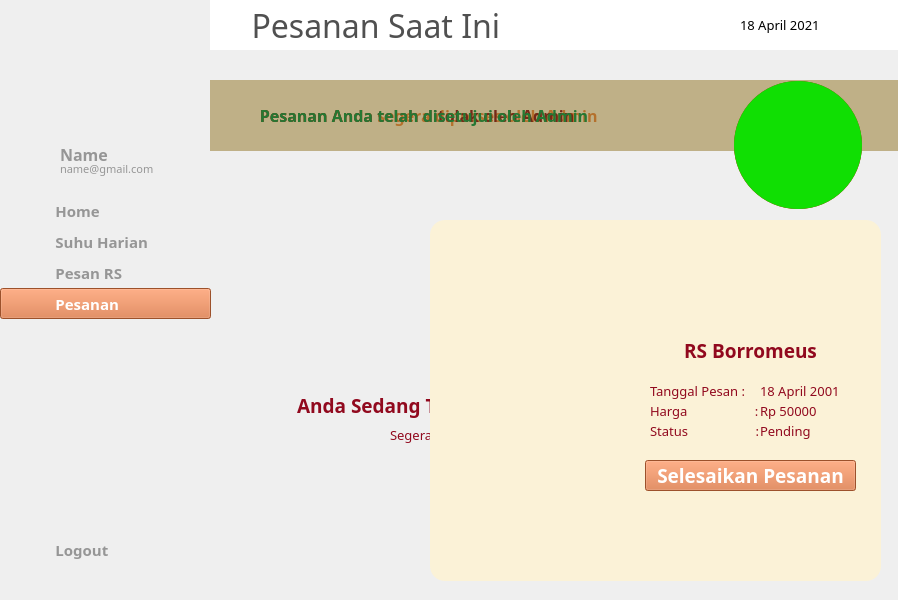
<?xml version="1.0" encoding="UTF-8"?>
<ui version="4.0">
 <class>MainWindow</class>
 <widget class="QMainWindow" name="MainWindow">
  <property name="geometry">
   <rect>
    <x>0</x>
    <y>0</y>
    <width>898</width>
    <height>600</height>
   </rect>
  </property>
  <property name="cursor">
   <cursorShape>ArrowCursor</cursorShape>
  </property>
  <property name="windowTitle">
   <string>MainWindow</string>
  </property>
  <widget class="QWidget" name="centralwidget">
   <widget class="QLabel" name="background">
    <property name="geometry">
     <rect>
      <x>0</x>
      <y>0</y>
      <width>900</width>
      <height>600</height>
     </rect>
    </property>
    <property name="text">
     <string/>
    </property>
    <property name="textFormat">
     <enum>Qt::PlainText</enum>
    </property>
    <property name="pixmap">
     <pixmap>../img/background.png</pixmap>
    </property>
    <property name="alignment">
     <set>Qt::AlignRight|Qt::AlignTrailing|Qt::AlignVCenter</set>
    </property>
   </widget>
   <widget class="QLabel" name="topbar">
    <property name="geometry">
     <rect>
      <x>210</x>
      <y>0</y>
      <width>691</width>
      <height>50</height>
     </rect>
    </property>
    <property name="font">
     <font>
      <family>Montserrat Medium</family>
      <pointsize>24</pointsize>
      <weight>50</weight>
      <bold>false</bold>
     </font>
    </property>
    <property name="styleSheet">
     <string notr="true">background-color: rgb(255, 255, 255);
color: rgb(80, 80, 80);</string>
    </property>
    <property name="text">
     <string>     Pesanan Saat Ini</string>
    </property>
   </widget>
   <widget class="QLabel" name="icon_notif">
    <property name="geometry">
     <rect>
      <x>850</x>
      <y>15</y>
      <width>20</width>
      <height>20</height>
     </rect>
    </property>
    <property name="text">
     <string/>
    </property>
    <property name="pixmap">
     <pixmap>../img/notif.png</pixmap>
    </property>
    <property name="scaledContents">
     <bool>true</bool>
    </property>
   </widget>
   <widget class="QLabel" name="icon_calendar">
    <property name="geometry">
     <rect>
      <x>710</x>
      <y>15</y>
      <width>20</width>
      <height>20</height>
     </rect>
    </property>
    <property name="text">
     <string/>
    </property>
    <property name="pixmap">
     <pixmap>../img/cal.png</pixmap>
    </property>
    <property name="scaledContents">
     <bool>true</bool>
    </property>
   </widget>
   <widget class="QLabel" name="label_date">
    <property name="geometry">
     <rect>
      <x>740</x>
      <y>15</y>
      <width>101</width>
      <height>20</height>
     </rect>
    </property>
    <property name="font">
     <font>
      <family>Montserrat Medium</family>
      <pointsize>10</pointsize>
      <weight>50</weight>
      <bold>false</bold>
     </font>
    </property>
    <property name="text">
     <string>18 April 2021</string>
    </property>
   </widget>
   <widget class="QPushButton" name="button_home">
    <property name="geometry">
     <rect>
      <x>0</x>
      <y>195</y>
      <width>211</width>
      <height>31</height>
     </rect>
    </property>
    <property name="font">
     <font>
      <family>Montserrat SemiBold</family>
      <pointsize>11</pointsize>
      <weight>75</weight>
      <bold>true</bold>
     </font>
    </property>
    <property name="cursor">
     <cursorShape>PointingHandCursor</cursorShape>
    </property>
    <property name="layoutDirection">
     <enum>Qt::LeftToRight</enum>
    </property>
    <property name="autoFillBackground">
     <bool>false</bool>
    </property>
    <property name="styleSheet">
     <string notr="true">Text-align:left;
background-color: rgb(251, 242, 215);
color: rgb(150, 150, 150);</string>
    </property>
    <property name="text">
     <string>              Home</string>
    </property>
    <property name="flat">
     <bool>true</bool>
    </property>
   </widget>
   <widget class="QLabel" name="icon_home">
    <property name="geometry">
     <rect>
      <x>20</x>
      <y>200</y>
      <width>20</width>
      <height>20</height>
     </rect>
    </property>
    <property name="text">
     <string/>
    </property>
    <property name="pixmap">
     <pixmap>../img/home-gray.png</pixmap>
    </property>
    <property name="scaledContents">
     <bool>true</bool>
    </property>
   </widget>
   <widget class="QPushButton" name="button_suhu">
    <property name="geometry">
     <rect>
      <x>0</x>
      <y>226</y>
      <width>211</width>
      <height>31</height>
     </rect>
    </property>
    <property name="font">
     <font>
      <family>Montserrat SemiBold</family>
      <pointsize>11</pointsize>
      <weight>75</weight>
      <bold>true</bold>
     </font>
    </property>
    <property name="cursor">
     <cursorShape>PointingHandCursor</cursorShape>
    </property>
    <property name="layoutDirection">
     <enum>Qt::LeftToRight</enum>
    </property>
    <property name="autoFillBackground">
     <bool>false</bool>
    </property>
    <property name="styleSheet">
     <string notr="true">Text-align:left;
background-color: rgb(251, 242, 215);
color: rgb(150, 150, 150);</string>
    </property>
    <property name="text">
     <string>              Suhu Harian</string>
    </property>
    <property name="flat">
     <bool>true</bool>
    </property>
   </widget>
   <widget class="QLabel" name="icon_suhu">
    <property name="geometry">
     <rect>
      <x>20</x>
      <y>233</y>
      <width>20</width>
      <height>20</height>
     </rect>
    </property>
    <property name="text">
     <string/>
    </property>
    <property name="pixmap">
     <pixmap>../img/termo-gray.png</pixmap>
    </property>
    <property name="scaledContents">
     <bool>true</bool>
    </property>
   </widget>
   <widget class="QLabel" name="icon_pesan">
    <property name="geometry">
     <rect>
      <x>20</x>
      <y>263</y>
      <width>20</width>
      <height>20</height>
     </rect>
    </property>
    <property name="text">
     <string/>
    </property>
    <property name="pixmap">
     <pixmap>../img/order-gray.png</pixmap>
    </property>
    <property name="scaledContents">
     <bool>true</bool>
    </property>
   </widget>
   <widget class="QLabel" name="icon_pesanan">
    <property name="geometry">
     <rect>
      <x>20</x>
      <y>294</y>
      <width>20</width>
      <height>20</height>
     </rect>
    </property>
    <property name="text">
     <string/>
    </property>
    <property name="pixmap">
     <pixmap>../img/pesanan-white.png</pixmap>
    </property>
    <property name="scaledContents">
     <bool>true</bool>
    </property>
   </widget>
   <widget class="QPushButton" name="button_pesanan">
    <property name="geometry">
     <rect>
      <x>0</x>
      <y>288</y>
      <width>211</width>
      <height>31</height>
     </rect>
    </property>
    <property name="font">
     <font>
      <family>Montserrat SemiBold</family>
      <pointsize>11</pointsize>
      <weight>75</weight>
      <bold>true</bold>
     </font>
    </property>
    <property name="cursor">
     <cursorShape>PointingHandCursor</cursorShape>
    </property>
    <property name="layoutDirection">
     <enum>Qt::LeftToRight</enum>
    </property>
    <property name="autoFillBackground">
     <bool>false</bool>
    </property>
    <property name="styleSheet">
     <string notr="true">background-color: rgb(218, 114, 60);
color: rgb(255, 255, 255);
Text-align:left;</string>
    </property>
    <property name="text">
     <string>              Pesanan</string>
    </property>
    <property name="flat">
     <bool>false</bool>
    </property>
   </widget>
   <widget class="QPushButton" name="button_logout">
    <property name="geometry">
     <rect>
      <x>0</x>
      <y>534</y>
      <width>211</width>
      <height>31</height>
     </rect>
    </property>
    <property name="font">
     <font>
      <family>Montserrat SemiBold</family>
      <pointsize>11</pointsize>
      <weight>75</weight>
      <bold>true</bold>
     </font>
    </property>
    <property name="cursor">
     <cursorShape>PointingHandCursor</cursorShape>
    </property>
    <property name="layoutDirection">
     <enum>Qt::LeftToRight</enum>
    </property>
    <property name="autoFillBackground">
     <bool>false</bool>
    </property>
    <property name="styleSheet">
     <string notr="true">Text-align:left;
background-color: rgb(251, 242, 215);
color: rgb(150, 150, 150);</string>
    </property>
    <property name="text">
     <string>              Logout</string>
    </property>
    <property name="flat">
     <bool>true</bool>
    </property>
   </widget>
   <widget class="QLabel" name="icon_logout">
    <property name="geometry">
     <rect>
      <x>20</x>
      <y>540</y>
      <width>20</width>
      <height>20</height>
     </rect>
    </property>
    <property name="text">
     <string/>
    </property>
    <property name="pixmap">
     <pixmap>../img/power-gray.png</pixmap>
    </property>
    <property name="scaledContents">
     <bool>true</bool>
    </property>
   </widget>
   <widget class="QLabel" name="icon_avatar">
    <property name="geometry">
     <rect>
      <x>0</x>
      <y>140</y>
      <width>61</width>
      <height>41</height>
     </rect>
    </property>
    <property name="text">
     <string/>
    </property>
    <property name="pixmap">
     <pixmap>../img/avatar.png</pixmap>
    </property>
    <property name="scaledContents">
     <bool>true</bool>
    </property>
   </widget>
   <widget class="QLabel" name="label">
    <property name="geometry">
     <rect>
      <x>60</x>
      <y>146</y>
      <width>81</width>
      <height>16</height>
     </rect>
    </property>
    <property name="font">
     <font>
      <family>Montserrat SemiBold</family>
      <pointsize>12</pointsize>
      <weight>75</weight>
      <bold>true</bold>
     </font>
    </property>
    <property name="styleSheet">
     <string notr="true">color: rgb(150, 150, 150);</string>
    </property>
    <property name="text">
     <string>Name</string>
    </property>
   </widget>
   <widget class="QLabel" name="label_email">
    <property name="geometry">
     <rect>
      <x>60</x>
      <y>161</y>
      <width>131</width>
      <height>16</height>
     </rect>
    </property>
    <property name="font">
     <font>
      <family>Montserrat Medium</family>
      <pointsize>8</pointsize>
      <weight>50</weight>
      <bold>false</bold>
     </font>
    </property>
    <property name="styleSheet">
     <string notr="true">color: rgb(150, 150, 150);</string>
    </property>
    <property name="text">
     <string>name@gmail.com</string>
    </property>
   </widget>
   <widget class="QLabel" name="img_people">
    <property name="geometry">
     <rect>
      <x>310</x>
      <y>80</y>
      <width>511</width>
      <height>291</height>
     </rect>
    </property>
    <property name="styleSheet">
     <string notr="true">border-radius:20px;</string>
    </property>
    <property name="text">
     <string/>
    </property>
    <property name="pixmap">
     <pixmap>../img/people.png</pixmap>
    </property>
    <property name="scaledContents">
     <bool>true</bool>
    </property>
   </widget>
   <widget class="QLabel" name="label_no_rs1">
    <property name="geometry">
     <rect>
      <x>297</x>
      <y>380</y>
      <width>541</width>
      <height>50</height>
     </rect>
    </property>
    <property name="font">
     <font>
      <family>Montserrat ExtraBold</family>
      <pointsize>14</pointsize>
      <weight>75</weight>
      <bold>true</bold>
     </font>
    </property>
    <property name="styleSheet">
     <string notr="true">color: rgb(145, 9, 30);</string>
    </property>
    <property name="text">
     <string>Anda Sedang Tidak Memesan Rumah Sakit Manapun</string>
    </property>
   </widget>
   <widget class="QLabel" name="label_no_rs2">
    <property name="geometry">
     <rect>
      <x>390</x>
      <y>410</y>
      <width>321</width>
      <height>50</height>
     </rect>
    </property>
    <property name="font">
     <font>
      <family>Montserrat</family>
      <pointsize>10</pointsize>
      <weight>50</weight>
      <bold>false</bold>
     </font>
    </property>
    <property name="styleSheet">
     <string notr="true">color: rgb(145, 9, 30);</string>
    </property>
    <property name="text">
     <string>Segera pesan rumah sakit jika suhu tubuh Anda </string>
    </property>
   </widget>
   <widget class="QLabel" name="label_no_rs3">
    <property name="geometry">
     <rect>
      <x>440</x>
      <y>440</y>
      <width>211</width>
      <height>50</height>
     </rect>
    </property>
    <property name="font">
     <font>
      <family>Montserrat</family>
      <pointsize>10</pointsize>
      <weight>50</weight>
      <bold>false</bold>
     </font>
    </property>
    <property name="styleSheet">
     <string notr="true">color: rgb(145, 9, 30);</string>
    </property>
    <property name="text">
     <string>berada dalam rentang bahaya!</string>
    </property>
   </widget>
   <widget class="QLabel" name="background_pesanan">
    <property name="geometry">
     <rect>
      <x>430</x>
      <y>220</y>
      <width>451</width>
      <height>361</height>
     </rect>
    </property>
    <property name="styleSheet">
     <string notr="true">background-color: rgb(251, 242, 215);
border-radius:15px;
</string>
    </property>
    <property name="text">
     <string/>
    </property>
   </widget>
   <widget class="QLabel" name="img_rs">
    <property name="geometry">
     <rect>
      <x>240</x>
      <y>280</y>
      <width>391</width>
      <height>261</height>
     </rect>
    </property>
    <property name="text">
     <string/>
    </property>
    <property name="pixmap">
     <pixmap>../img/rs.jpg</pixmap>
    </property>
    <property name="scaledContents">
     <bool>true</bool>
    </property>
   </widget>
   <widget class="QPushButton" name="button_action_pesanan">
    <property name="enabled">
     <bool>true</bool>
    </property>
    <property name="geometry">
     <rect>
      <x>645</x>
      <y>460</y>
      <width>211</width>
      <height>31</height>
     </rect>
    </property>
    <property name="font">
     <font>
      <family>Montserrat SemiBold</family>
      <pointsize>14</pointsize>
      <weight>75</weight>
      <bold>true</bold>
     </font>
    </property>
    <property name="cursor">
     <cursorShape>PointingHandCursor</cursorShape>
    </property>
    <property name="styleSheet">
     <string notr="true">color: rgb(255, 255, 255);
background-color: rgb(218, 114, 60);</string>
    </property>
    <property name="text">
     <string>Selesaikan Pesanan</string>
    </property>
   </widget>
   <widget class="QLabel" name="label_status">
    <property name="geometry">
     <rect>
      <x>650</x>
      <y>420</y>
      <width>111</width>
      <height>21</height>
     </rect>
    </property>
    <property name="font">
     <font>
      <family>Montserrat</family>
      <pointsize>10</pointsize>
      <weight>50</weight>
      <bold>false</bold>
     </font>
    </property>
    <property name="styleSheet">
     <string notr="true">color: rgb(145, 9, 30);</string>
    </property>
    <property name="text">
     <string>Status                    :</string>
    </property>
    <property name="alignment">
     <set>Qt::AlignLeading|Qt::AlignLeft|Qt::AlignVCenter</set>
    </property>
   </widget>
   <widget class="QLabel" name="tanggal_pesan">
    <property name="geometry">
     <rect>
      <x>760</x>
      <y>380</y>
      <width>111</width>
      <height>21</height>
     </rect>
    </property>
    <property name="font">
     <font>
      <family>Montserrat</family>
      <pointsize>10</pointsize>
      <weight>50</weight>
      <bold>false</bold>
     </font>
    </property>
    <property name="styleSheet">
     <string notr="true">color: rgb(145, 9, 30);</string>
    </property>
    <property name="text">
     <string>18 April 2001</string>
    </property>
    <property name="alignment">
     <set>Qt::AlignLeading|Qt::AlignLeft|Qt::AlignVCenter</set>
    </property>
   </widget>
   <widget class="QLabel" name="harga_2">
    <property name="geometry">
     <rect>
      <x>760</x>
      <y>400</y>
      <width>111</width>
      <height>21</height>
     </rect>
    </property>
    <property name="font">
     <font>
      <family>Montserrat</family>
      <pointsize>10</pointsize>
      <weight>50</weight>
      <bold>false</bold>
     </font>
    </property>
    <property name="styleSheet">
     <string notr="true">color: rgb(145, 9, 30);</string>
    </property>
    <property name="text">
     <string>Rp 50000</string>
    </property>
    <property name="alignment">
     <set>Qt::AlignLeading|Qt::AlignLeft|Qt::AlignVCenter</set>
    </property>
   </widget>
   <widget class="QLabel" name="nama_rs">
    <property name="geometry">
     <rect>
      <x>630</x>
      <y>340</y>
      <width>241</width>
      <height>21</height>
     </rect>
    </property>
    <property name="font">
     <font>
      <family>Montserrat ExtraBold</family>
      <pointsize>14</pointsize>
      <weight>75</weight>
      <bold>true</bold>
     </font>
    </property>
    <property name="styleSheet">
     <string notr="true">color: rgb(145, 9, 30);</string>
    </property>
    <property name="text">
     <string>RS Borromeus</string>
    </property>
    <property name="alignment">
     <set>Qt::AlignCenter</set>
    </property>
   </widget>
   <widget class="QLabel" name="label_tanggal_pesan">
    <property name="geometry">
     <rect>
      <x>650</x>
      <y>380</y>
      <width>111</width>
      <height>21</height>
     </rect>
    </property>
    <property name="font">
     <font>
      <family>Montserrat</family>
      <pointsize>10</pointsize>
      <weight>50</weight>
      <bold>false</bold>
     </font>
    </property>
    <property name="styleSheet">
     <string notr="true">color: rgb(145, 9, 30);</string>
    </property>
    <property name="text">
     <string>Tanggal Pesan :</string>
    </property>
    <property name="alignment">
     <set>Qt::AlignLeading|Qt::AlignLeft|Qt::AlignVCenter</set>
    </property>
   </widget>
   <widget class="QLabel" name="label_harga">
    <property name="geometry">
     <rect>
      <x>650</x>
      <y>400</y>
      <width>111</width>
      <height>21</height>
     </rect>
    </property>
    <property name="font">
     <font>
      <family>Montserrat</family>
      <pointsize>10</pointsize>
      <weight>50</weight>
      <bold>false</bold>
     </font>
    </property>
    <property name="styleSheet">
     <string notr="true">color: rgb(145, 9, 30);</string>
    </property>
    <property name="text">
     <string>Harga                    :</string>
    </property>
    <property name="alignment">
     <set>Qt::AlignLeading|Qt::AlignLeft|Qt::AlignVCenter</set>
    </property>
   </widget>
   <widget class="QLabel" name="status_name">
    <property name="geometry">
     <rect>
      <x>760</x>
      <y>420</y>
      <width>111</width>
      <height>21</height>
     </rect>
    </property>
    <property name="font">
     <font>
      <family>Montserrat</family>
      <pointsize>10</pointsize>
      <weight>50</weight>
      <bold>false</bold>
     </font>
    </property>
    <property name="styleSheet">
     <string notr="true">color: rgb(145, 9, 30);</string>
    </property>
    <property name="text">
     <string>Pending</string>
    </property>
    <property name="alignment">
     <set>Qt::AlignLeading|Qt::AlignLeft|Qt::AlignVCenter</set>
    </property>
   </widget>
   <widget class="QLabel" name="icon_pending1">
    <property name="geometry">
     <rect>
      <x>733</x>
      <y>80</y>
      <width>130</width>
      <height>130</height>
     </rect>
    </property>
    <property name="text">
     <string/>
    </property>
    <property name="pixmap">
     <pixmap>../img/recur-gray.png</pixmap>
    </property>
    <property name="scaledContents">
     <bool>true</bool>
    </property>
   </widget>
   <widget class="QLabel" name="label_pending">
    <property name="geometry">
     <rect>
      <x>210</x>
      <y>80</y>
      <width>691</width>
      <height>71</height>
     </rect>
    </property>
    <property name="font">
     <font>
      <family>Montserrat SemiBold</family>
      <pointsize>12</pointsize>
      <weight>75</weight>
      <bold>true</bold>
     </font>
    </property>
    <property name="styleSheet">
     <string notr="true">background-color: rgb(218, 114, 60,20%);
color: rgb(218, 114, 60);</string>
    </property>
    <property name="text">
     <string>            Pesanan Anda segera diproses oleh Admin</string>
    </property>
   </widget>
   <widget class="QLabel" name="icon_pending3">
    <property name="geometry">
     <rect>
      <x>770</x>
      <y>120</y>
      <width>55</width>
      <height>55</height>
     </rect>
    </property>
    <property name="text">
     <string/>
    </property>
    <property name="pixmap">
     <pixmap>../img/minus-white.png</pixmap>
    </property>
    <property name="scaledContents">
     <bool>true</bool>
    </property>
   </widget>
   <widget class="QLabel" name="icon_pending2">
    <property name="geometry">
     <rect>
      <x>734</x>
      <y>81</y>
      <width>128</width>
      <height>128</height>
     </rect>
    </property>
    <property name="styleSheet">
     <string notr="true">border-radius:64px;
background-color: rgb(218, 114, 60);</string>
    </property>
    <property name="text">
     <string/>
    </property>
   </widget>
   <widget class="QLabel" name="icon_reject2">
    <property name="geometry">
     <rect>
      <x>734</x>
      <y>81</y>
      <width>128</width>
      <height>128</height>
     </rect>
    </property>
    <property name="styleSheet">
     <string notr="true">border-radius:64px;
background-color: rgb(186, 52, 49);</string>
    </property>
    <property name="text">
     <string/>
    </property>
   </widget>
   <widget class="QLabel" name="label_reject">
    <property name="geometry">
     <rect>
      <x>210</x>
      <y>80</y>
      <width>691</width>
      <height>71</height>
     </rect>
    </property>
    <property name="font">
     <font>
      <family>Montserrat SemiBold</family>
      <pointsize>12</pointsize>
      <weight>75</weight>
      <bold>true</bold>
     </font>
    </property>
    <property name="styleSheet">
     <string notr="true">color: rgb(145, 9, 30);
background-color: rgb(255, 35, 35, 20%);</string>
    </property>
    <property name="text">
     <string>            Pesanan Anda telah ditolak oleh Admin</string>
    </property>
   </widget>
   <widget class="QLabel" name="icon_reject1">
    <property name="geometry">
     <rect>
      <x>733</x>
      <y>80</y>
      <width>130</width>
      <height>130</height>
     </rect>
    </property>
    <property name="text">
     <string/>
    </property>
    <property name="pixmap">
     <pixmap>../img/recur-gray.png</pixmap>
    </property>
    <property name="scaledContents">
     <bool>true</bool>
    </property>
   </widget>
   <widget class="QLabel" name="icon_reject3">
    <property name="geometry">
     <rect>
      <x>770</x>
      <y>120</y>
      <width>55</width>
      <height>55</height>
     </rect>
    </property>
    <property name="text">
     <string/>
    </property>
    <property name="pixmap">
     <pixmap>../img/x-white.png</pixmap>
    </property>
    <property name="scaledContents">
     <bool>true</bool>
    </property>
   </widget>
   <widget class="QLabel" name="icon_accept1">
    <property name="geometry">
     <rect>
      <x>733</x>
      <y>80</y>
      <width>130</width>
      <height>130</height>
     </rect>
    </property>
    <property name="text">
     <string/>
    </property>
    <property name="pixmap">
     <pixmap>../img/recur-gray.png</pixmap>
    </property>
    <property name="scaledContents">
     <bool>true</bool>
    </property>
   </widget>
   <widget class="QLabel" name="label_accept">
    <property name="geometry">
     <rect>
      <x>210</x>
      <y>80</y>
      <width>691</width>
      <height>71</height>
     </rect>
    </property>
    <property name="font">
     <font>
      <family>Montserrat SemiBold</family>
      <pointsize>12</pointsize>
      <weight>75</weight>
      <bold>true</bold>
     </font>
    </property>
    <property name="styleSheet">
     <string notr="true">background-color: rgb(0, 170, 0,20%);
color: rgb(37, 120, 51);</string>
    </property>
    <property name="text">
     <string>            Pesanan Anda telah disetujui oleh Admin</string>
    </property>
   </widget>
   <widget class="QLabel" name="icon_accept2">
    <property name="geometry">
     <rect>
      <x>734</x>
      <y>81</y>
      <width>128</width>
      <height>128</height>
     </rect>
    </property>
    <property name="styleSheet">
     <string notr="true">border-radius:64px;
background-color: rgb(16, 223, 3);</string>
    </property>
    <property name="text">
     <string/>
    </property>
   </widget>
   <widget class="QLabel" name="icon_accept3">
    <property name="geometry">
     <rect>
      <x>770</x>
      <y>120</y>
      <width>55</width>
      <height>55</height>
     </rect>
    </property>
    <property name="text">
     <string/>
    </property>
    <property name="pixmap">
     <pixmap>../img/check-white.png</pixmap>
    </property>
    <property name="scaledContents">
     <bool>true</bool>
    </property>
   </widget>
   <widget class="QPushButton" name="button_pesan">
    <property name="geometry">
     <rect>
      <x>0</x>
      <y>257</y>
      <width>211</width>
      <height>31</height>
     </rect>
    </property>
    <property name="font">
     <font>
      <family>Montserrat SemiBold</family>
      <pointsize>11</pointsize>
      <weight>75</weight>
      <bold>true</bold>
     </font>
    </property>
    <property name="cursor">
     <cursorShape>PointingHandCursor</cursorShape>
    </property>
    <property name="layoutDirection">
     <enum>Qt::LeftToRight</enum>
    </property>
    <property name="autoFillBackground">
     <bool>false</bool>
    </property>
    <property name="styleSheet">
     <string notr="true">Text-align:left;
background-color: rgb(251, 242, 215);
color: rgb(150, 150, 150);</string>
    </property>
    <property name="text">
     <string>              Pesan RS</string>
    </property>
    <property name="flat">
     <bool>true</bool>
    </property>
   </widget>
   <zorder>background</zorder>
   <zorder>topbar</zorder>
   <zorder>icon_notif</zorder>
   <zorder>icon_calendar</zorder>
   <zorder>label_date</zorder>
   <zorder>button_home</zorder>
   <zorder>icon_home</zorder>
   <zorder>button_suhu</zorder>
   <zorder>icon_suhu</zorder>
   <zorder>button_pesanan</zorder>
   <zorder>icon_pesanan</zorder>
   <zorder>button_logout</zorder>
   <zorder>icon_logout</zorder>
   <zorder>icon_avatar</zorder>
   <zorder>label</zorder>
   <zorder>label_email</zorder>
   <zorder>img_people</zorder>
   <zorder>label_no_rs1</zorder>
   <zorder>label_no_rs2</zorder>
   <zorder>label_no_rs3</zorder>
   <zorder>background_pesanan</zorder>
   <zorder>img_rs</zorder>
   <zorder>button_action_pesanan</zorder>
   <zorder>label_status</zorder>
   <zorder>tanggal_pesan</zorder>
   <zorder>harga_2</zorder>
   <zorder>nama_rs</zorder>
   <zorder>label_tanggal_pesan</zorder>
   <zorder>label_harga</zorder>
   <zorder>status_name</zorder>
   <zorder>label_pending</zorder>
   <zorder>icon_pending2</zorder>
   <zorder>icon_pending1</zorder>
   <zorder>icon_pending3</zorder>
   <zorder>icon_reject2</zorder>
   <zorder>label_reject</zorder>
   <zorder>icon_reject1</zorder>
   <zorder>icon_reject3</zorder>
   <zorder>label_accept</zorder>
   <zorder>icon_accept2</zorder>
   <zorder>icon_accept1</zorder>
   <zorder>icon_accept3</zorder>
   <zorder>button_pesan</zorder>
   <zorder>icon_pesan</zorder>
  </widget>
 </widget>
 <resources/>
 <connections/>
</ui>
